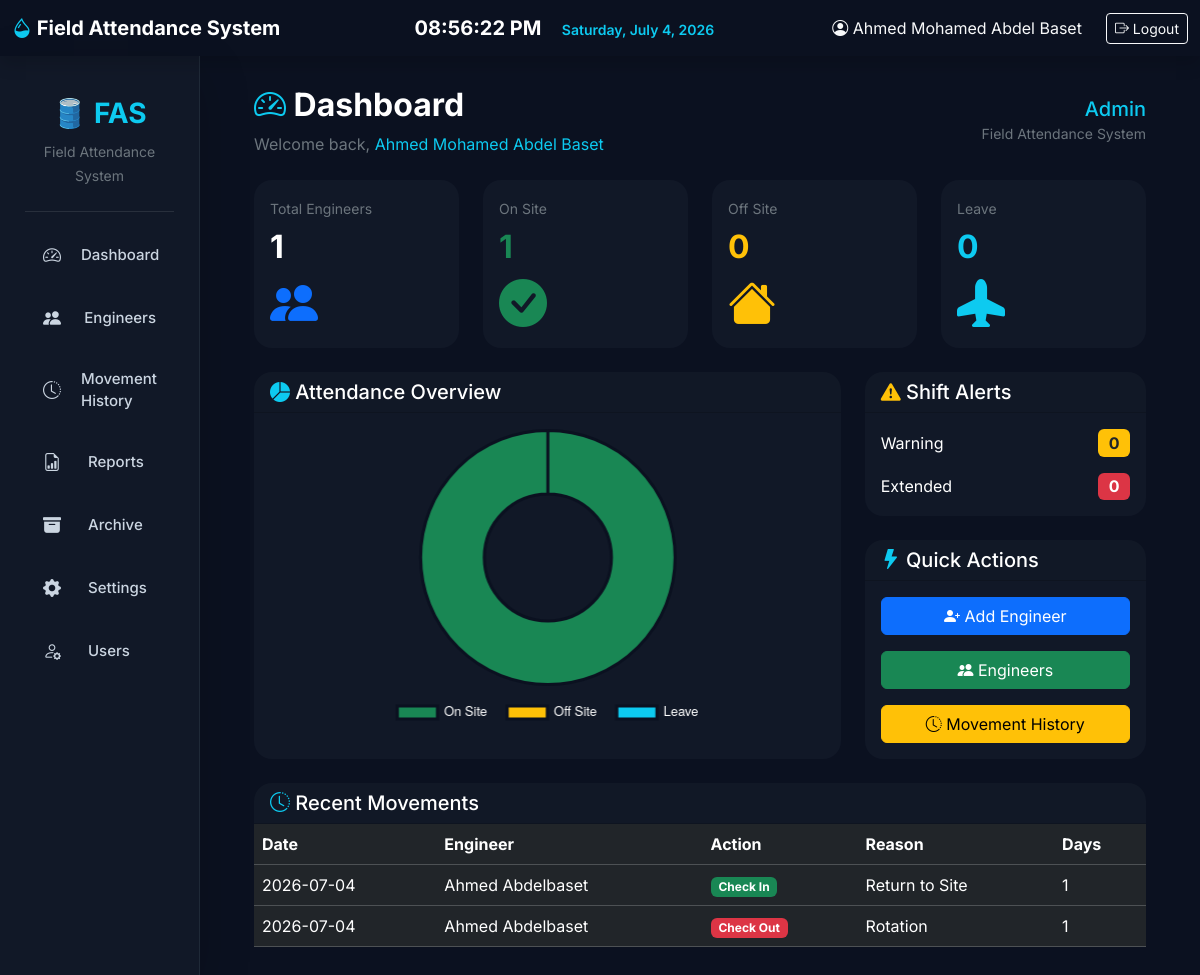
The page / (signed in) on the database its author committed.
### app/models.py (models this page shows, shortened)
class User(UserMixin, db.Model):
    __tablename__ = "users"
    id = db.Column(db.Integer, primary_key=True)
    username = db.Column(db.String(50), unique=True, nullable=False)
    full_name = db.Column(db.String(100), nullable=False)
    password_hash = db.Column(db.String(255), nullable=False)
    role = db.Column(db.String(20), default="Viewer")
    is_active = db.Column(db.Boolean, default=True)
    created_at = db.Column(db.DateTime, default=datetime.utcnow)

class Movement(db.Model):
    __tablename__ = "movements"
    id = db.Column(db.Integer, primary_key=True)
    engineer_id = db.Column(db.Integer, db.ForeignKey("engineers.id"), nullable=False)
    action = db.Column(db.String(20))
    movement_date = db.Column(db.Date, default=date.today)
    reason = db.Column(db.String(100))
    notes = db.Column(db.Text)
    days_on_site = db.Column(db.Integer)
    engineer = db.relationship("Engineer", backref=db.backref("movements", cascade="all, delete-orphan"))

class Engineer(db.Model):
    __tablename__ = "engineers"
    id = db.Column(db.Integer, primary_key=True)
    employee_id = db.Column(db.String(50), unique=True, nullable=False)
    full_name = db.Column(db.String(120), nullable=False)
    phone = db.Column(db.String(20), unique=True, nullable=True)
    email = db.Column(db.String(120), unique=True, nullable=True)
    company = db.Column(db.String(100), nullable=True)
    department = db.Column(db.String(100), nullable=True)
    position = db.Column(db.String(100), nullable=True)
    supervisor = db.Column(db.String(120), nullable=True)
    field_name = db.Column(db.String(100), nullable=True)
    location = db.Column(db.String(100), nullable=True)
    rotation = db.Column(db.String(50), nullable=True)
    current_status = db.Column(db.String(50), default="Off Site")
    check_in_date = db.Column(db.Date, nullable=True)
    check_out_date = db.Column(db.Date, nullable=True)
    start_shift = db.Column(db.Date, nullable=True)
    active = db.Column(db.Boolean, default=True)
    profile_image = db.Column(db.String(100), nullable=False, default='default.png')
    @property
    def days_on_site(self):
        if self.current_status == "On Site" and self.check_in_date:
            return (date.today() - self.check_in_date).days + 1
        return 0
    @property
    def shift_alert(self):
        if self.current_status != "On Site":
            return ""
        if self.days_on_site >= 28:
            return "Extended"
        if self.days_on_site >= 21:
            return "Warning"
        return ""

### app/routes.py (the view)
@main.route("/")
@login_required
def index():
    total_engineers = Engineer.query.count()
    on_site = Engineer.query.filter_by(current_status="On Site").count()
    off_site = Engineer.query.filter_by(current_status="Off Site").count()
    leave = Engineer.query.filter_by(current_status="Leave").count()
    warning = sum(1 for e in Engineer.query.all() if e.shift_alert == "Warning")
    extended = sum(1 for e in Engineer.query.all() if e.shift_alert == "Extended")
    recent_movements = Movement.query.order_by(Movement.id.desc()).limit(10).all()
    return render_template(
        "index.html",
        total_engineers=total_engineers,
        on_site=on_site,
        off_site=off_site,
        leave=leave,
        warning=warning,
        extended=extended,
        recent_movements=recent_movements
    )

### app/__init__.py (called while the page is built)
def create_app():
    app = Flask(__name__)
    app.config.from_object("config.Config")
    db.init_app(app)
    login_manager.init_app(app)
    login_manager.login_view = "auth.login"
    from app.models import User
    @login_manager.user_loader
    def load_user(user_id):
        return User.query.get(int(user_id))
    with app.app_context():
        from app import models
        db.create_all()
    from app.routes import main
    from app.auth import auth
    app.register_blueprint(main)
    app.register_blueprint(auth)
    return app

### app/routes.py (called while the page is built)
@main.context_processor
def inject_settings():
    setting = SystemSetting.query.first()
    return dict(system_setting=setting)

### app/templates/index.html (shortened to what this page needs)
{% extends "base.html" %}
{% block content %}
<div class="container-fluid">
<div class="d-flex justify-content-between align-items-center mb-4">
    <div>
        <h2 class="fw-bold">
            <i class="bi bi-speedometer2 text-info"></i>
            Dashboard
        </h2>
        <p class="text-secondary mb-0">
            Welcome back,
            <span class="text-info">{{ current_user.full_name }}</span>
        </p>
    </div>
    <div class="text-end">
        <h5 class="text-info mb-0">
            {{ current_user.role }}
        </h5>
        <small class="text-secondary">
            Field Attendance System
        </small>
    </div>
</div>
    <div class="row g-4">
        <div class="col-lg-3 col-md-6">
            <div class="card dashboard-card">
                <div class="card-body">
                    <small class="text-secondary">Total Engineers</small>
                    <h2 class="fw-bold mt-2">{{ total_engineers }}</h2>
                    <i class="bi bi-people-fill display-5 text-primary"></i>
                </div>
            </div>
        </div>
        <div class="col-lg-3 col-md-6">
            <div class="card dashboard-card">
                <div class="card-body">
                    <small class="text-secondary">On Site</small>
                    <h2 class="fw-bold text-success mt-2">{{ on_site }}</h2>
                    <i class="bi bi-check-circle-fill display-5 text-success"></i>
                </div>
            </div>
        </div>
        <div class="col-lg-3 col-md-6">
            <div class="card dashboard-card">
                <div class="card-body">
                    <small class="text-secondary">Off Site</small>
                    <h2 class="fw-bold text-warning mt-2">{{ off_site }}</h2>
                    <i class="bi bi-house-fill display-5 text-warning"></i>
                </div>
            </div>
        </div>
        <div class="col-lg-3 col-md-6">
            <div class="card dashboard-card">
                <div class="card-body">
                    <small class="text-secondary">Leave</small>
                    <h2 class="fw-bold text-info mt-2">{{ leave }}</h2>
                    <i class="bi bi-airplane-fill display-5 text-info"></i>
                </div>
            </div>
        </div>
    </div>
    <div class="row mt-4">
        <div class="col-lg-8">
            <div class="card dashboard-card h-100">
                <div class="card-header">
                    <h5 class="mb-0">
                        <i class="bi bi-pie-chart-fill text-info"></i>
                        Attendance Overview
                    </h5>
                </div>
                <div class="card-body">
                    <div style="height:300px;">
                        <canvas id="statusChart"></canvas>
                    </div>
                </div>
            </div>
        </div>
        <div class="col-lg-4">
            <div class="card dashboard-card mb-4">
                <div class="card-header">
                    <h5 class="mb-0">
                        <i class="bi bi-exclamation-triangle-fill text-warning"></i>
                        Shift Alerts
                    </h5>
                </div>
                <div class="card-body">
                    <div class="d-flex justify-content-between align-items-center mb-3">
                        <span>Warning</span>
                        <span class="badge bg-warning text-dark fs-6">{{ warning }}</span>
                    </div>
                    <div class="d-flex justify-content-between align-items-center">
                        <span>Extended</span>
                        <span class="badge bg-danger fs-6">{{ extended }}</span>
                    </div>
                </div>
            </div>
            <div class="card dashboard-card">
                <div class="card-header">
                    <h5 class="mb-0">
                        <i class="bi bi-lightning-fill text-info"></i>
                        Quick Actions
                    </h5>
                </div>
                <div class="card-body d-grid gap-3">
                    <a href="/add_engineer" class="btn btn-primary">
                        <i class="bi bi-person-plus-fill"></i> Add Engineer
                    </a>
                    <a href="/engineers" class="btn btn-success">
                        <i class="bi bi-people-fill"></i> Engineers
                    </a>
                    <a href="/movements" class="btn btn-warning">
                        <i class="bi bi-clock-history"></i> Movement History
                    </a>
                </div>
            </div>
        </div>
    </div>
    <div class="card dashboard-card mt-4">
        <div class="card-header">
            <h5 class="mb-0">
                <i class="bi bi-clock-history text-info"></i>
                Recent Movements
            </h5>
        </div>
        <div class="table-responsive">
            <table class="table table-dark table-hover align-middle mb-0">
                <thead>
                    <tr>
                        <th>Date</th>
                        <th>Engineer</th>
                        <th>Action</th>
                        <th>Reason</th>
                        <th>Days</th>
                    </tr>
                </thead>
                <tbody>
                    {% for movement in recent_movements %}
                    <tr>
                        <td>{{ movement.movement_date }}</td>
                        <td>{{ movement.engineer.full_name }}</td>
                        <td>
                            {% if movement.action == "Check In" %}
                            <span class="badge bg-success">Check In</span>
                            {% else %}
                            <span class="badge bg-danger">Check Out</span>
                            {% endif %}
                        </td>
                        <td>{{ movement.reason or "-" }}</td>
                        <td>{{ movement.days_on_site or "-" }}</td>
                    </tr>
                    {% endfor %}
                </tbody>
            </table>
        </div>
    </div>
</div>
<script>
document.addEventListener("DOMContentLoaded", function() {
    const ctx = document.getElementById("statusChart");
    if (ctx) {
        new Chart(ctx, {
            type: "doughnut",
            data: {
                labels: ["On Site", "Off Site", "Leave"],
                datasets: [{
                    data: [
                        {{ on_site }},
                        {{ off_site }},
                        {{ leave }}
                    ],
                    backgroundColor: [
                        "#198754", // Success (Green)
                        "#ffc107", // Warning (Yellow)
                        "#0dcaf0"  // Info (Cyan)
                    ],
                    borderColor: "#0b1120",
                    borderWidth: 3
                }]
            },
            options: {
                responsive: true,
                maintainAspectRatio: false,
                plugins: {
                    legend: {
                        position: "bottom",
                        labels: {
                            color: "#ffffff",
                            padding: 20,
                            font: {
                                size: 13
                            }
                        }
                    }
                }
            }
        });
    }
});
</script>
{% endblock %}

### app/templates/base.html (shortened to what this page needs)
<!DOCTYPE html>
<html lang="en">
<head>
    <link href="https://cdn.jsdelivr.net/npm/bootstrap@5.3.3/dist/css/bootstrap.min.css" rel="stylesheet">
    <link href="https://cdn.jsdelivr.net/npm/bootstrap-icons@1.11.3/font/bootstrap-icons.css" rel="stylesheet">
    <link rel="stylesheet" href="{{ url_for('static', filename='css/style.css') }}">
</head>
<body>
{% if current_user.is_authenticated %}
<nav class="navbar navbar-expand-lg navbar-dark shadow">
    <div class="container-fluid">
        <a class="navbar-brand fw-bold" href="/dashboard">
            <i class="bi bi-droplet-half text-info"></i> Field Attendance System
        </a>
        <div class="mx-auto text-center d-none d-md-block" style="min-width: 280px;">
            <span id="liveClock" class="fw-bold text-white fs-5 me-3">00:00:00 AM</span>
            <span id="liveDate" class="text-info small fw-semibold">Friday, 03 July 2026</span>
        </div>
        <div class="d-flex align-items-center">
            <span class="me-4 text-light"><i class="bi bi-person-circle"></i> {{ current_user.full_name }}</span>
            <a href="{{ url_for('auth.logout') }}" class="btn btn-outline-light btn-sm">
                <i class="bi bi-box-arrow-right"></i> Logout
            </a>
        </div>
    </div>
</nav>
<div class="container-fluid">
    <div class="row">
        <div class="col-lg-2 sidebar shadow-lg">
            <div class="logo text-center mb-4 mt-3">
                <h3 class="fw-bold text-info">🛢️ FAS</h3>
                <small class="text-secondary">Field Attendance System</small>
            </div>
            <hr class="border-secondary">
            <a href="/dashboard" class="nav-item {% if request.path == '/dashboard' %}active-link{% endif %}">
                <i class="bi bi-speedometer2 me-2"></i> Dashboard
            </a>
            <a href="/engineers" class="nav-item {% if request.path == '/engineers' %}active-link{% endif %}">
                <i class="bi bi-people-fill me-2"></i> Engineers
            </a>
            <a href="/movements" class="nav-item {% if request.path == '/movements' %}active-link{% endif %}">
                <i class="bi bi-clock-history me-2"></i> Movement History
            </a>
            <a href="/reports" class="nav-item {% if request.path == '/reports' %}active-link{% endif %}">
                <i class="bi bi-file-earmark-bar-graph me-2"></i> Reports
            </a>
            <a href="{{ url_for('main.archive') }}" class="nav-item {% if '/archive' in request.path %}active-link{% endif %}">
                <i class="bi bi-archive-fill me-2"></i> Archive
            </a>
            <a href="/settings" class="nav-item {% if request.path == '/settings' %}active-link{% endif %}">
                <i class="bi bi-gear-fill me-2"></i> Settings
            </a>
            {% if current_user.role == "Admin" %}
            <a href="{{ url_for('main.manage_users') }}" class="nav-item {% if request.path == '/users' %}active-link{% endif %}">
                <i class="bi bi-person-gear me-2"></i> Users
            </a>
            {% endif %}
        </div>
        <div class="col-lg-10">
            <div class="content-area">
                {% block content %}{% endblock %}
            </div>
        </div>
    </div>
</div>
{% else %}
    {% block login_content %}{% endblock %}
{% endif %}
</body>
</html>

### app/static/css/style.css (style rules this page uses)
* { margin:0; padding:0; box-sizing:border-box; font-family:'Inter',sans-serif; }
body { background:#0b1120; color:#fff; }
.sidebar { min-height:100vh; background:#111827; padding:25px; border-right:1px solid #1f2937; }
.sidebar .logo { text-align:center; margin-bottom:30px; }
.sidebar .logo h3 { color:#38bdf8; font-weight:700; }
.sidebar .logo small { color:#94a3b8; }
.sidebar a { display:flex; align-items:center; gap:12px; text-decoration:none; color:#cbd5e1; padding:14px 18px; margin-bottom:8px; border-radius:12px; transition:.3s; font-size:15px; font-weight:500; }
.sidebar a i { font-size:18px; width:25px; }
.content-area { padding:30px; }
.dashboard-card { background:#111827; border:none; border-radius:18px; transition:.3s; color:white; }

### app/templates/base.html (style rules this page uses)
.nav-item { color: #adb5bd; text-decoration: none; padding: 10px 15px; display: block; transition: 0.3s; }

### rows shown on the page
User: full_name "Ahmed Mohamed Abdel Baset", role "Admin"
Movement: movement_date "2026-07-04", engineer.full_name "Ahmed Abdelbaset", action "Check In", reason "Return to Site", days_on_site "1"
Movement: movement_date "2026-07-04", engineer.full_name "Ahmed Abdelbaset", action "Check Out", reason "Rotation", days_on_site "1"

### other values the page prints
{{ total_engineers }} "1"
{{ on_site }} "1"
{{ off_site }} "0"
{{ leave }} "0"
{{ warning }} "0"
{{ extended }} "0"
chart data {{ off_site }} 0
chart data {{ leave }} 0
